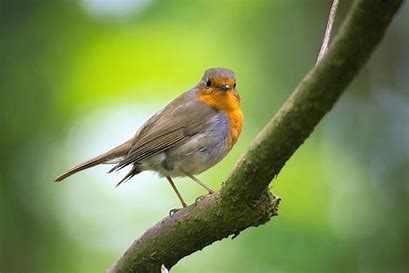
#> input picture sem6/ML/bird.jpg, 409 x 273 px
$ jupyter execute pca.ipynb
#> lines starting #> are read from the running program, lines starting #| are printed output that depends on the picture
The algorithm looks to use PCA to achieve dimensionality reduction on an image's RGB channels. The image is initially read in and divided into its R, G, and B channels. Then, after performing PCA on each channel separately and combining the results into a single array, each channel's pixel values are normalised between 0 and 1. The R, G, and B channels are then individually rebuilt from their reduced representations using PCA before being combined once more to create the reconstructed image.

Overall, this algorithm attempts to keep the most crucial information while reducing the number of dimensions in an image. Compression, denoising, or feature extraction may benefit from this.

PCA - Principal Dimensionality Reduction

Idea of PCA : Dimensionality Reduction

Unsupervised learning

Preserving most of the varience while reducing

[cell 1]
import cv2
import numpy as np
import matplotlib.pyplot as plt
from sklearn.decomposition import PCA

[cell 2]
img=cv2.cvtColor(cv2.imread("bird.jpg"),cv2.COLOR_BGR2RGB)        #when importing an img its in bgr -> rgb

[cell 3]
img.shape   #RGB
#> Out = (273, 409, 3)

Reduce one of those to lower dimensions

[cell 4]
plt.imshow(img)

[cell 5]
r,g,b = cv2.split(img)
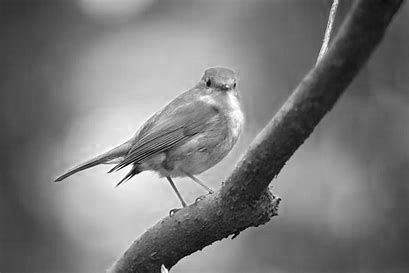
#> r: shape (273, 409); min 0, max 255, mean 121
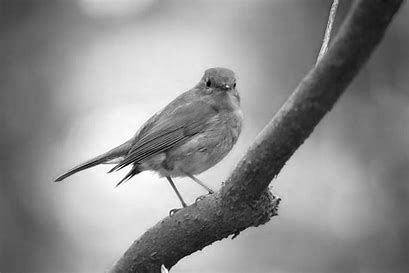
#> g: shape (273, 409); min 0, max 255, mean 140.9
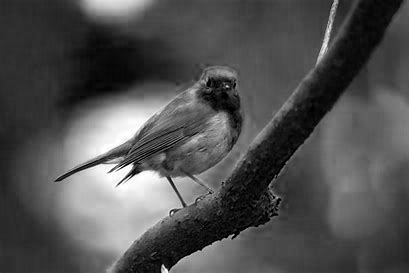
#> b: shape (273, 409); min 0, max 255, mean 80.3

[cell 6]
r,g,b=r/255,g/255,b/255 #normalise to make it btw 0 to 1

[cell 7]
plt.imshow(r)

[cell 8]
plt.imshow(g)

[cell 9]
plt.imshow(b)

Reduce how much we want to reduce

[cell 10]
pca_components = 50 #that img.shape

pca_r = PCA(n_components=pca_components)
reduced_r = pca_r.fit_transform(r)
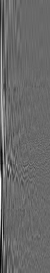
#> reduced_r: shape (273, 50) float64; min -2.5, max 3.53, mean 1.53e-16; drawn with min black and max white

[cell 11]
reduced_r.shape
#> Out = (273, 50)

[cell 12]
pca_g = PCA(n_components=pca_components)
reduced_g = pca_g.fit_transform(g)
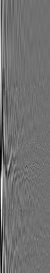
#> reduced_g: shape (273, 50) float64; min -2.97, max 3.72, mean 1.06e-16; drawn with min black and max white

pca_b = PCA(n_components=pca_components)
reduced_b = pca_b.fit_transform(b)
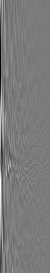
#> reduced_b: shape (273, 50) float64; min -4.31, max 4.58, mean -5.03e-17; drawn with min black and max white

Combine them into an object

[cell 13]
combined = np.array([reduced_r, reduced_g, reduced_b])

[cell 14]
combined.shape
#> Out = (3, 273, 50)

[cell 15]
#combined.reshape(1336,50,3).shape       #simply

Use the pca_i to inverse the transformation to reconstruct the original channel

[cell 16]
reconstructed_r = pca_r.inverse_transform(reduced_r)
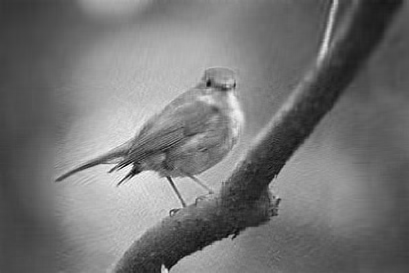
#> reconstructed_r: shape (273, 409) float64; min -0.0387, max 1.08, mean 0.474; drawn with min black and max white
reconstructed_g = pca_g.inverse_transform(reduced_g)
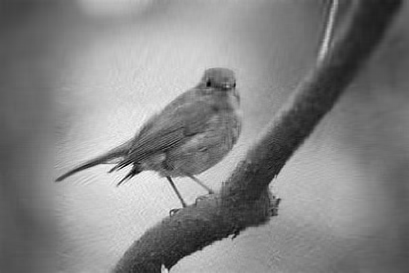
#> reconstructed_g: shape (273, 409) float64; min -0.0362, max 1.1, mean 0.553; drawn with min black and max white
reconstructed_b = pca_b.inverse_transform(reduced_b)
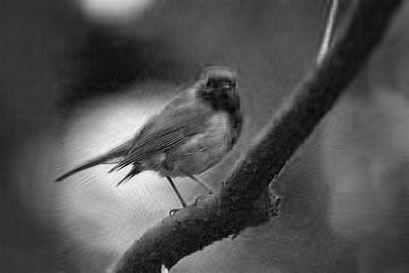
#> reconstructed_b: shape (273, 409) float64; min -0.0561, max 1.1, mean 0.315; drawn with min black and max white

[cell 17]
reconstructed_r.shape
#> Out = (273, 409)

[cell 18]
plt.imshow(reconstructed_r)

Now the opposite of splitting(initially) -> Merging

[cell 19]
img_reconstructed = (cv2.merge((reconstructed_r,reconstructed_g,reconstructed_b)))
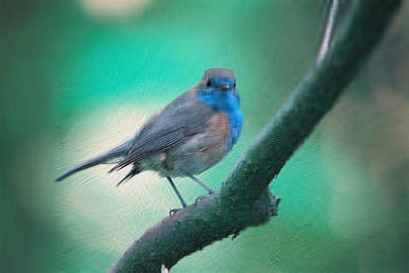
#> img_reconstructed: shape (273, 409, 3) float64; mean of channels 0, 1, 2 0.474, 0.553, 0.315; drawn with min black and max white

[cell 20]
plt.imshow(img_reconstructed)
